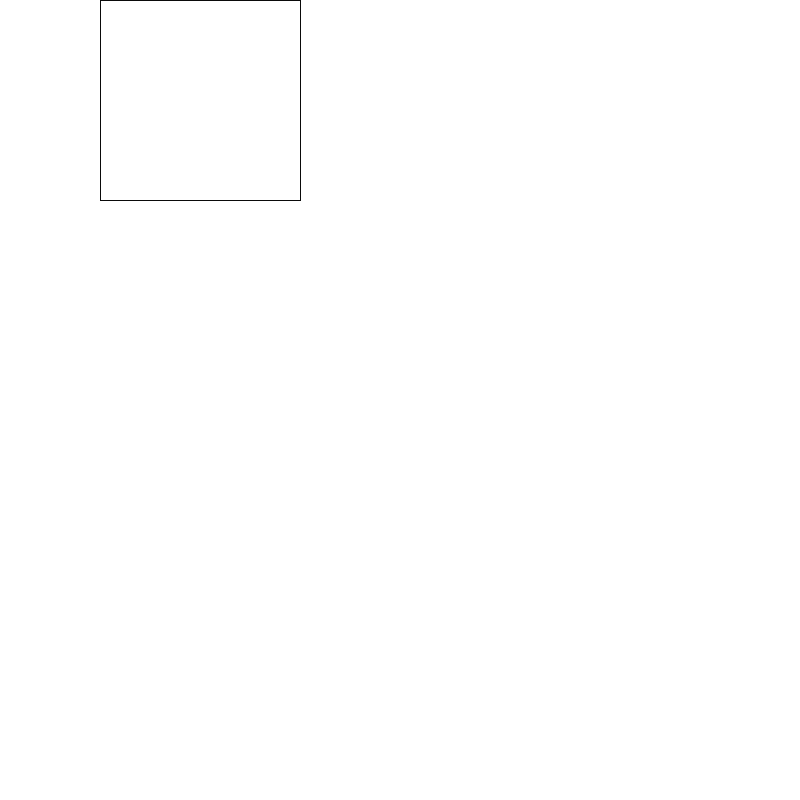
Frame 1 (no input)
Frame 60 (the mouse pressed at the canvas centre just before this capture): identical to frame 1, image omitted
Frame 120 (the mouse held since frame 60 and released just before this capture): identical to frame 1, image omitted

The Processing sketch that drew this single still picture (run headless with seeded random() and noise(); from frame 60 on, the mouse is pressed at the canvas centre):

// Processing sketch: canvas
// ── canvas.pde
void setup(){
  size(800, 800);

}

void draw() {
  background(255);
  stroke(10);
  translate(100, 0);
  rect(0, 0, 200, 200);

}
